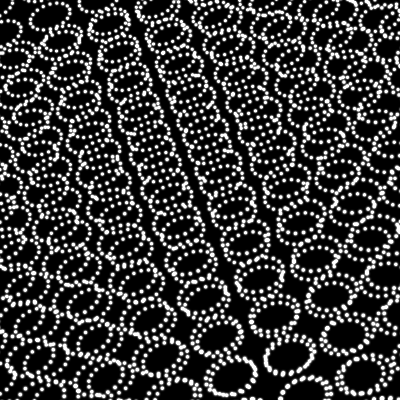

Python code for this plot:
#!/usr/bin/env python

# Demonstrate vtkPointGaussianMapper with hardware selection on composite data.

import vtkmodules.vtkInteractionStyle  # noqa: F401
import vtkmodules.vtkRenderingOpenGL2  # noqa: F401

from vtkmodules.vtkCommonDataModel import vtkMultiBlockDataSet, vtkPolyData
from vtkmodules.vtkFiltersSources import vtkCylinderSource
from vtkmodules.vtkRenderingCore import (
    vtkActor,
    vtkHardwareSelector,
    vtkPointGaussianMapper,
    vtkRenderWindow,
    vtkRenderWindowInteractor,
    vtkRenderer,
)

# Point gaussian mapper
point_gaussian_mapper = vtkPointGaussianMapper()
point_gaussian_mapper.SetScaleFactor(0.01)

# Cylinder source
resolution = 18
cyl = vtkCylinderSource()
cyl.CappingOn()
cyl.SetRadius(0.2)
cyl.SetResolution(resolution)

# Build hierarchical multiblock dataset
data = vtkMultiBlockDataSet()
blocks_per_level = [1, 16, 32]
blocks = [data]
level_start = 0
level_end = 1
num_levels = len(blocks_per_level)

point_gaussian_mapper.SetInputDataObject(data)

for level in range(1, num_levels):
    nblocks = blocks_per_level[level]
    for parent in range(level_start, level_end):
        blocks[parent].SetNumberOfBlocks(nblocks)
        for block in range(nblocks):
            if level == num_levels - 1:
                if block % 2 == 0:
                    child = vtkPolyData()
                    cyl.SetCenter(block * 0.25, 0.0, parent * 0.5)
                    cyl.Update()
                    child.DeepCopy(cyl.GetOutput(0))
                    blocks[parent].SetBlock(block, child)
                else:
                    blocks[parent].SetBlock(block, None)
            else:
                child = vtkMultiBlockDataSet()
                blocks[parent].SetBlock(block, child)
                blocks.append(child)
    level_start = level_end
    level_end = len(blocks)

point_gaussian_actor = vtkActor()
point_gaussian_actor.SetMapper(point_gaussian_mapper)

# Rendering pipeline
renderer = vtkRenderer()
renderer.AddActor(point_gaussian_actor)

render_window = vtkRenderWindow()
render_window.SetSize(400, 400)
render_window.AddRenderer(renderer)
render_window.SetWindowName("composite data point gaussian selection")

interactor = vtkRenderWindowInteractor()
interactor.SetRenderWindow(render_window)

# Scene
renderer.ResetCamera()
renderer.GetActiveCamera().Elevation(40.0)
renderer.GetActiveCamera().Zoom(3.2)
renderer.GetActiveCamera().Roll(20.0)

# Hardware selection requires a rendered context
render_window.Render()
selector = vtkHardwareSelector()
selector.SetFieldAssociation(0)  # FIELD_ASSOCIATION_POINTS
selector.SetRenderer(renderer)
selector.SetArea(10, 10, 50, 50)
result = selector.Select()
print(f"Selection returned {result.GetNumberOfNodes()} nodes")

interactor.Initialize()
interactor.Start()
